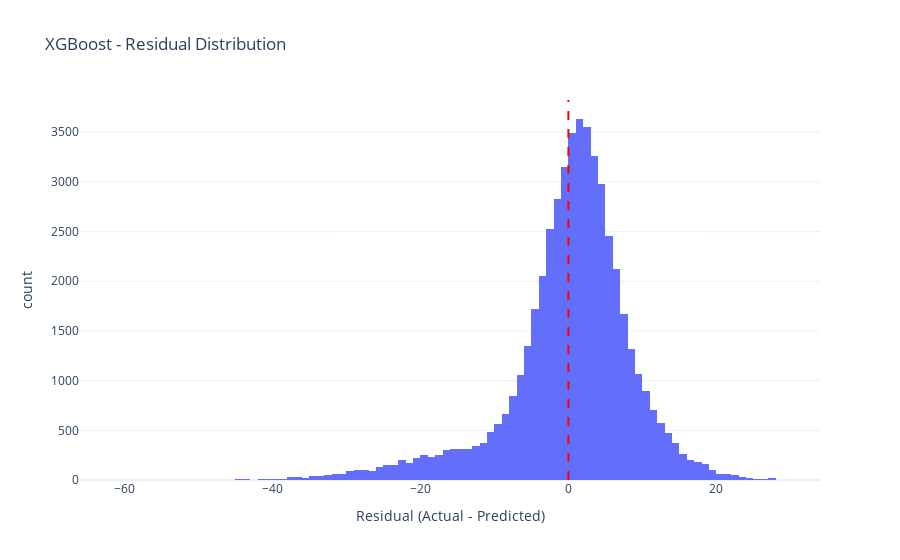

Notebook code for this chart:
### Code cell
residuals = y_test - y_test_pred

fig = px.histogram(
    x=residuals,
    nbins=100,
    title=f'{best_model_name} - Residual Distribution',
    labels={'x': 'Residual (Actual - Predicted)', 'y': 'Frequency'}
)
fig.add_vline(x=0, line_dash='dash', line_color='red')
fig.update_layout(template='plotly_white')
fig.write_html('reports/figures/24_best_ml_residuals.html')
fig.show()

print(f"\nResidual Statistics:")
print(f"Mean: {residuals.mean():.4f}")
print(f"Std: {residuals.std():.4f}")
print(f"Min: {residuals.min():.4f}")
print(f"Max: {residuals.max():.4f}")

### Figure 1 — Plotly figure (JSON) as saved in the notebook; plotly's stock layout.template omitted (floating-point values rounded to 4 significant figures; data arrays with more than 128 entries replaced by an {"elided": "..."} marker saying what was removed)
{"data": [{"bingroup": "x", "hovertemplate": "Residual (Actual - Predicted)=%{x}<br>count=%{y}<extra></extra>", "legendgroup": "", "marker": {"color": "#636efa", "pattern": {"shape": ""}}, "name": "", "nbinsx": 100, "orientation": "v", "showlegend": false, "type": "histogram", "x": {"elided": "51514 float values"}, "xaxis": "x", "yaxis": "y"}], "layout": {"barmode": "relative", "legend": {"tracegroupgap": 0}, "shapes": [{"line": {"color": "red", "dash": "dash"}, "type": "line", "x0": 0, "x1": 0, "xref": "x", "y0": 0, "y1": 1, "yref": "y domain"}], "title": {"text": "XGBoost - Residual Distribution"}, "xaxis": {"anchor": "y", "domain": [0, 1], "title": {"text": "Residual (Actual - Predicted)"}}, "yaxis": {"anchor": "x", "domain": [0, 1], "title": {"text": "count"}}}}
